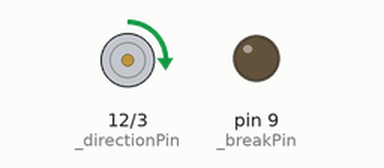
Recording of a sketch running on a simulated Arduino Nano, built with avr-gcc and run on an emulated ATmega328P. Shown: direction and speed pins drawn as motors (green arrow = direction pin HIGH = forward, orange = LOW = backward, longer = more drive), output pins drawn as LEDs (lit = HIGH).

Above: at 2.85 s.
At 7.2 s:
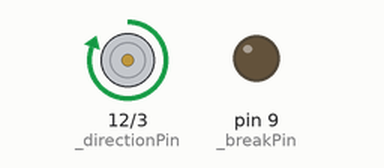
At 11.0 s:
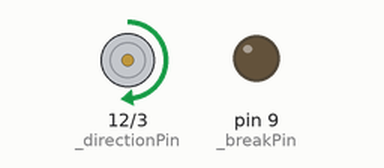
At 25.3 s:
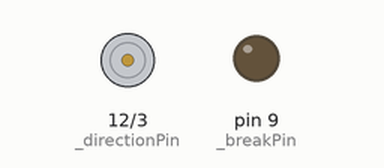
Timing chart, 0 to 40.0 s (numbered marks = the images above):
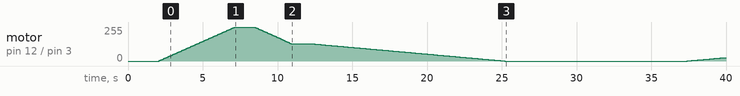

Measured:
- by itself, motor on pin 12 (_directionPin) / pin 3 (_speedPin): stopped → forward 5/255 at 2.1 s, → forward 10/255 0.10 s later, → forward 15/255 0.10 s later, → forward 20/255 0.10 s later, … (232 changes in this stretch)

The sketch:

Beispiel2.ino
```cpp
/*
  Beispiel 2, Nano Motorsteuerung
  Langsam anfahren und anhalten

  Version 1.20, 06.04.2021

  Der Hobbyelektroniker, AMrobot
  https://github.com/hobbyelektroniker/NanoMotorsteuerung
  https://community.hobbyelektroniker.ch
  https://www.youtube.com/c/HobbyelektronikerCh
  Der Code kann mit Quellenangabe frei verwendet werden.
*/

// Bibliothek für Motortreiber einbinden
#include "motor.h"


// Variable für Motor erzeugen
DCMotor motor('A'); // an Motoranschluss A

void demo() {
  // zuerst steht der Motor
  motor.stop();

  // vorwärts
  motor.setForward();

  // auf volle Geschwindigkeit (255) beschleunigen
  motor.speedUp(255);

  delay(1200); // Geschwindigkeit halten

  // auf halbe Geschwindigkeit reduzieren
  motor.slowDown(127);

  delay(1200); // Geschwindigkeit halten

  // ganz langsam anhalten
  motor.setAcceleration(1); // Standard wäre 5
  motor.slowDown(0);

  // Anhalten
  motor.stop();
}

void setup() {
  motor.begin(); // Motor vorbereiten
}


void loop() {
  demo();         // Demo ablaufen lassen
  delay(10000);   // 10 Sekunden warten
}
```

motor.h
```cpp
/*
  Motorsteuerung mit L298P
  Version für Nano Motortreiber
  Version 1.0, 18.03.2021

  Der Hobbyelektroniker, AMrobot
  https://github.com/hobbyelektroniker/NanoMotorsteuerung
  https://community.hobbyelektroniker.ch
  https://www.youtube.com/c/HobbyelektronikerCh
  Der Code kann mit Quellenangabe frei verwendet werden.
*/

#pragma once

// Konstanten für Beschleunigen und Abbremsen
const int stdAccelStep = 5;
const unsigned long stdAccelDelay = 100;

class DCMotor {
  public:
    DCMotor(char id) {
      if (id == 'B') {
        _directionPin = 13; // Kolidiert mit LED_BUILTIN
        _speedPin = 11;
        _breakPin = 8;
        _monitorPin = A1;
      } else {
        _directionPin = 12;
        _speedPin = 3;
        _breakPin = 9;
        _monitorPin = A0;
      }
      _direction = true; // forward
      analogWrite(_speedPin,0); // Motor aus
      pinMode(_directionPin,OUTPUT);
      pinMode(_breakPin,OUTPUT);
    }

    void begin() {
      stop();
    }

    void setAcceleration(int step, unsigned long delay = 0) {
      _accelStep = step;
      if (delay) _accelDelay = delay;
    }

    void setForward(bool forward = true) {
      if (forward != _direction) stop();
      _direction = forward;
      digitalWrite(_directionPin, _direction);
    }

    bool getForward() {
      return _direction;
    }

    void setSpeed(int speed) {
      _speed = constrain(speed, 0, 255);
      analogWrite(_speedPin,_speed);
    }

    int getSpeed() {
      return _speed;
    }

    void stop() {
      setSpeed(0);
      delay(1000);
    }

    // Anfahren
    void speedUp(int to, bool (*abortAction) () = NULL) {
      for (int i=_speed; i <= to; i+= _accelStep) {
        if (abortAction && abortAction()) return;
        setSpeed(i);
        delay(_accelDelay);
      }
    }

    // Anhalten
    void slowDown(int to, bool (*abortAction) () = NULL) {
      for (int i=_speed; i >= to; i-= _accelStep) {
        if (abortAction && abortAction()) return;
        setSpeed(i);
        delay(_accelDelay);
      }
    }

    int getMonitor() {
      return analogRead(_monitorPin);
    }

  private:
    int _directionPin;
    int _speedPin;
    int _breakPin;
    int _monitorPin;
    int _direction;
    int _speed;
    int _accelStep = 5;
    unsigned long _accelDelay = 100;
};
```
